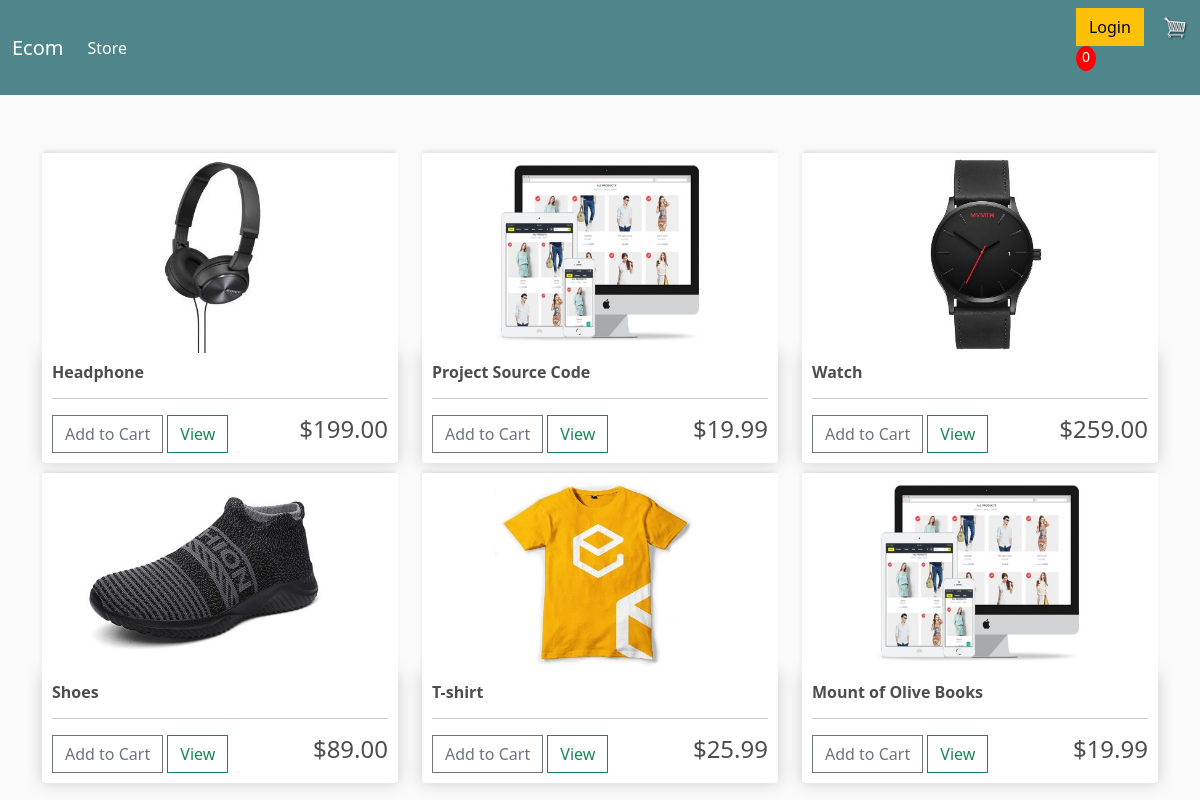
The page / on the database its author committed.
### store/models.py (models this page shows, shortened)
class Product(models.Model):
    name = models.CharField(max_length=200, null=True)
    price = models.FloatField()
    digital = models.BooleanField(default=False, null=True, blank=True)
    image = models.ImageField(null=True, blank=True)
    @property
    def imageURL(self):
        try:
            url = self.image.url
        except:
            url = ''
        return url

### store/views.py (the view)
# urls.py: path('', include('store.urls')),
def store(request):
    products = Product.objects.all()
    context = {'products': products}
    return render(request, 'store/store.html', context)

### store/templates/store/store.html
{% extends "store/main.html" %}
{% load static %}
{% block content %}
<div class="row">
{% for product in products %}
<div class="col-lg-4">
      <img class="thumbnail" src="{{product.imageURL}}">
  <div class="box-element product">
    <h6><strong>{{product.name}}</strong></h6>
    <hr>
    <button class="btn btn-outline-secondary add-btn" >Add to Cart</button>
    <a class="btn btn-outline-success" href="#">View</a>
    <h4 style="display:inline-block; float:right">${{product.price|floatformat:2}}</h4>
  </div>
</div>
{% endfor %}
</div>
{% endblock content%}

### store/templates/store/main.html (shortened to what this page needs)
<!DOCTYPE html>
{% load static %}
<html lang="en">
<head>
    <link href="https://cdn.jsdelivr.net/npm/bootstrap@5.3.6/dist/css/bootstrap.min.css" rel="stylesheet">
    <link rel="stylesheet" href="{% static 'css/main.css' %}">
</head>
<body>
    <nav class="navbar navbar-expand-lg  navbar-dark bg-dark">
        <div class="container-fluid">
          <a class="navbar-brand" href="{% url 'store' %}">Ecom</a>
          <div class="collapse navbar-collapse" id="navbarSupportedContent">
            <ul class="navbar-nav me-auto mb-2 mb-lg-0">
              <li class="nav-item">
                <a class="nav-link active" aria-current="page" href="{% url 'store' %}">Store</a>
              </li>
                </ul>
          </div>
          <div class="form-inline my-2 my-lg-0">
            <a href="#"class="btn btn-warning">Login</a>
            <a href="{% url 'cart' %}">
               <img  id="cart-icon" src="{% static 'images/cart.png' %}">
           </a>
           <p id="cart-total">0</p>
       </div>
        </div>
      </nav>
    <div class="container mt-5">
        {% block  content%}
        {% endblock content %}
    </div>
</body>
</html>

### static/css/main.css (style rules this page uses)
body { background-color: hsl(0, 0%, 98%); }
h1,h2,h3,h4,h5,h6 { color:hsl(0, 0%, 30%); }
.box-element { box-shadow:hsl(0, 0%, 80%) 0 0 16px; background-color: #fff; border-radius: 4px; padding: 10px; }
.thumbnail { width: 100%; height: 200px; -webkit-box-shadow: -1px -3px 5px -2px rgba(214,214,214,1); -moz-box-shadow: -1px -3px 5px -2px rgba(214,214,214,1); box-shadow: -1px -3px 5px -2px rgba(214,214,214,1); }
.product { border-radius: 0 0 4px 4px; }
.bg-dark { background-color: #4f868c!important; }
#cart-icon { width:25px; display: inline-block; margin-left: 15px; }
#cart-total { display: block; text-align: center; color:#fff; background-color: red; width: 20px; height: 25px; border-radius: 50%; font-size: 14px; }
.col-lg-4, .col-lg-6, .col-lg-8, .col-lg-12 { margin-top: 10px; }
.btn { border-radius: 0; }

### rows shown on the page
Product: imageURL (picture), name "Headphone", price "199.00"
Product: imageURL (picture), name "Project Source Code", price "19.99"
Product: imageURL (picture), name "Watch", price "259.00"
Product: imageURL (picture), name "Shoes", price "89.00"
Product: imageURL (picture), name "T-shirt", price "25.99"
Product: imageURL (picture), name "Mount of Olive Books", price "19.99"
